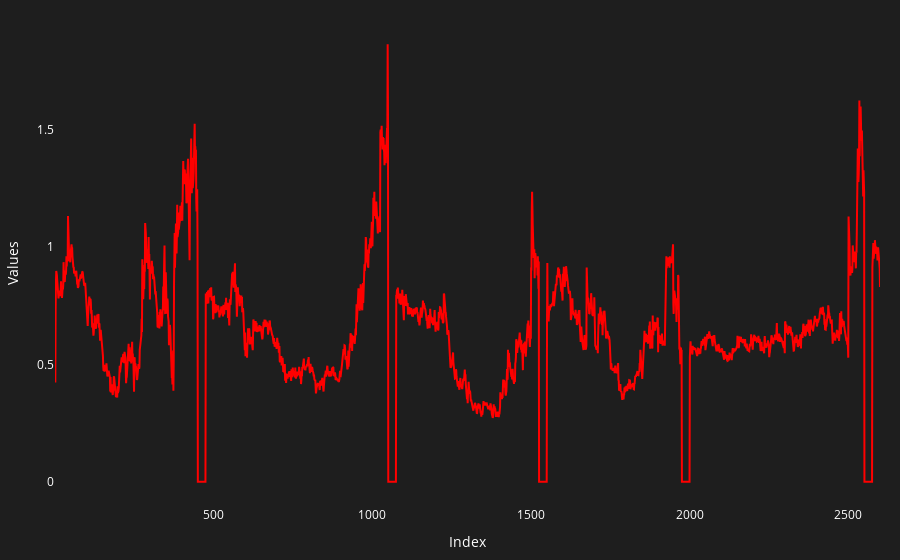

The code cell stored with this chart in its notebook:
### Code cell
fig_ic = Plot.plot_df(index.df_futures, 'ic')
fig_ic.show()
Plot.save_plot(fig_ic, f'PLOT_ic_for_{strategy_desc}.html')

### Figure 1 — Plotly figure (JSON) as saved in the notebook; plotly's stock layout.template omitted (floating-point values rounded to 4 significant figures; data arrays with more than 128 entries replaced by an {"elided": "..."} marker saying what was removed)
{"data": [{"hoverinfo": "text", "hovertext": {"elided": "2600 str values"}, "line": {"color": "red"}, "mode": "lines", "name": "ic", "type": "scatter", "x": {"elided": "2600 int values"}, "y": {"elided": "2600 float values"}}], "layout": {"font": {"color": "white"}, "hovermode": "x", "margin": {"b": 20, "l": 20, "r": 20, "t": 20}, "paper_bgcolor": "rgba(30, 30, 30, 1)", "plot_bgcolor": "rgba(30, 30, 30, 1)", "title": {"text": ""}, "xaxis": {"color": "white", "showgrid": false, "title": {"text": "Index"}, "zeroline": false}, "yaxis": {"color": "white", "showgrid": false, "title": {"text": "Values"}, "zeroline": false}}}
